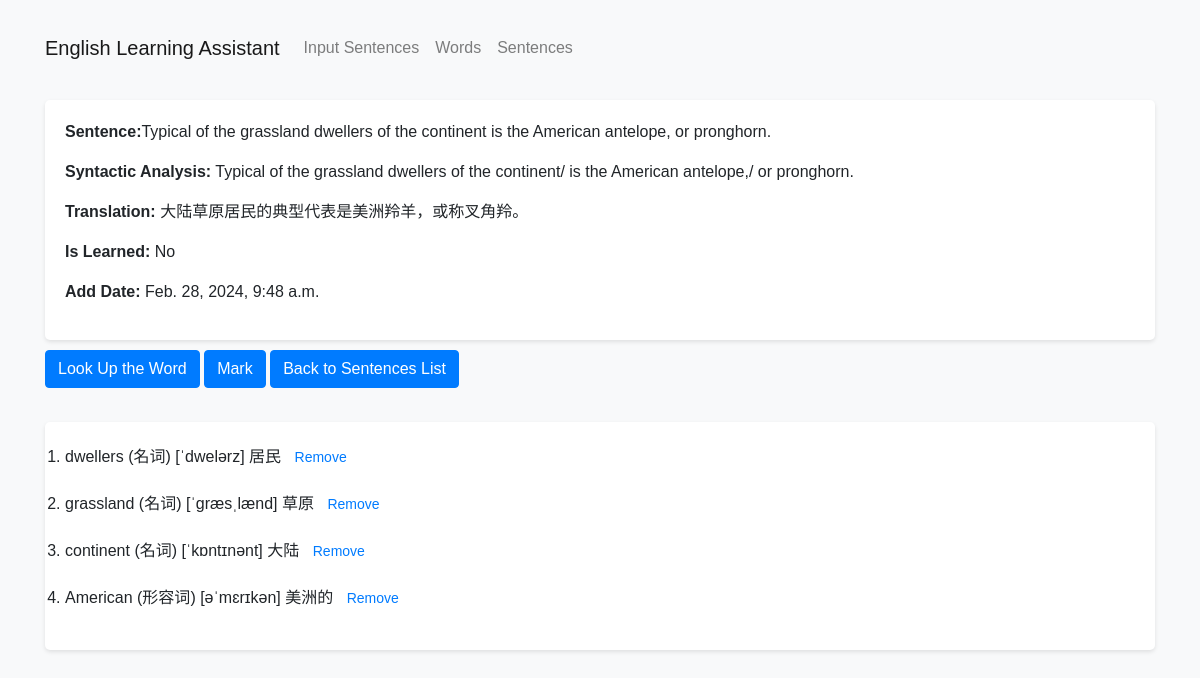
The app's page /polls/10/view_sentence/ with its own data.
### polls/models.py (models this page shows, shortened)
class Sentence(models.Model):
    sentence = models.CharField(max_length=2000)
    syntactic_analysis = models.CharField(max_length=2000, default='')
    translation = models.CharField(max_length=2000)
    learned = models.BooleanField(default=False)
    add_date = models.DateTimeField('date added',auto_now_add=True)

class Words(models.Model):
    word = models.CharField(max_length=200)
    pronunciation = models.CharField(max_length=200)
    type = models.CharField(max_length=200)
    mean = models.CharField(max_length=200)
    add_date = models.DateTimeField('date added',auto_now_add=True)
    sentence = models.ForeignKey(Sentence, on_delete=models.CASCADE, related_name='words')

### polls/views.py (the view)
# urls.py: path('<int:sentence_id>/view_sentence/', views.view_sentence, name='view_sentence'),
def view_sentence(request, sentence_id):
    sentence = get_object_or_404(Sentence, pk=sentence_id)
    return render(request, 'sentence_detail.html',  {'sentence': sentence})

### polls/templates/sentence_detail.html (shortened to what this page needs)
<HTML>
    <!DOCTYPE html>
    <html lang="en">
    <head>
        <link href="https://cdn.bootcss.com/twitter-bootstrap/4.3.1/css/bootstrap.min.css" rel="stylesheet">
    </head>
    <body>
        <nav class="navbar navbar-expand-lg navbar-light bg-light">
            <div class="container">
                <a class="navbar-brand" href="#">English Learning Assistant</a>
                <div class="collapse navbar-collapse" id="navbarNav">
                    <ul class="navbar-nav">
                        <li class="nav-item">
                            <a class="nav-link" href="{% url 'polls:Input_Sentences' %}">Input Sentences</a>
                        </li>
                        <li class="nav-item">
                            <a class="nav-link" href="{% url 'polls:words' %}">Words</a>
                        </li>
                        <li class="nav-item">
                            <a class="nav-link" href="{% url 'polls:sentences' %}">Sentences</a>
                        </li>
                    </ul>
                </div>
            </div>
        </nav>
        <div class="container">
        <div id="sentenceDisplay" class="mt-4">
            <p><strong>Sentence:</strong><span id="sentence">{{ sentence.sentence }}</span></p>
            <p><strong>Syntactic Analysis:</strong> {{ sentence.syntactic_analysis }}</p>
            <p><strong>Translation:</strong> {{ sentence.translation }}</p>
            <p><strong>Is Learned:</strong> {{ sentence.learned|yesno:"Yes,No" }}</p>
            <p><strong>Add Date:</strong> {{ sentence.add_date }}</p>
        </div>
        <button id="add" type="button" class="btn btn-primary">Look Up the Word</button>
        <form action="{% url 'polls:mark_sentence' sentence.id %}" method="post" style="display: inline;">
            <button type="submit" class="btn btn-primary">{{ sentence.learned|yesno:"Unmark,Mark" }}</button>
        </form>
        <a class="btn btn-primary" href="{% url 'polls:sentences' %}">Back to Sentences List</a>
        <div class="mt-4">
            <ol id="wordList" class="list-styled">
                {% for word in sentence.words.all %}
                <li>
                    <form action="{% url 'polls:remove_word' word.id %}" method="post" class="inline">
                    <span>{{ word.word }}</span>
                    <span>({{ word.type }})</span>
                    <span>{{ word.pronunciation }}</span>
                    <span>{{ word.mean }}</span>
                        <button type="submit" class="btn remove btn-link btn-sm">Remove</button>
                    </form>
                </li>
                {% endfor %}
            </ol>
        </div>
    </div>
</body>
</html>

### polls/templates/sentence_detail.html (style rules this page uses)
body { background-color: #f8f9fa; font-family: Arial, sans-serif; }
.container { margin-top: 20px; }
#translation, #sentenceDisplay, #wordList { margin-top: 20px; background-color: #fff; border-radius: 5px; padding: 20px; box-shadow: 0 2px 4px rgba(0,0,0,0.1); }
.btn { margin: 10px 0; }
.remove { margin: 0 0; }
.btn-primary { background-color: #007bff; border-color: #007bff; }

### records on screen
Sentence: sentence "Typical of the grassland dwellers of the continent is the American antelope, or pronghorn.", syntactic_analysis "Typical of the grassland dwellers of the continent/ is the American antelope,/ or pronghorn.", translation "大陆草原居民的典型代表是美洲羚羊，或称叉角羚。", learned "No", add_date "Feb. 28, 2024, 9:48 a.m.", learned "Mark"
Words: word "dwellers", type "名词", pronunciation "[ˈdwelərz]", mean "居民"
Words: word "grassland", type "名词", pronunciation "[ˈɡræsˌlænd]", mean "草原"
Words: word "continent", type "名词", pronunciation "[ˈkɒntɪnənt]", mean "大陆"
Words: word "American", type "形容词", pronunciation "[əˈmɛrɪkən]", mean "美洲的"
